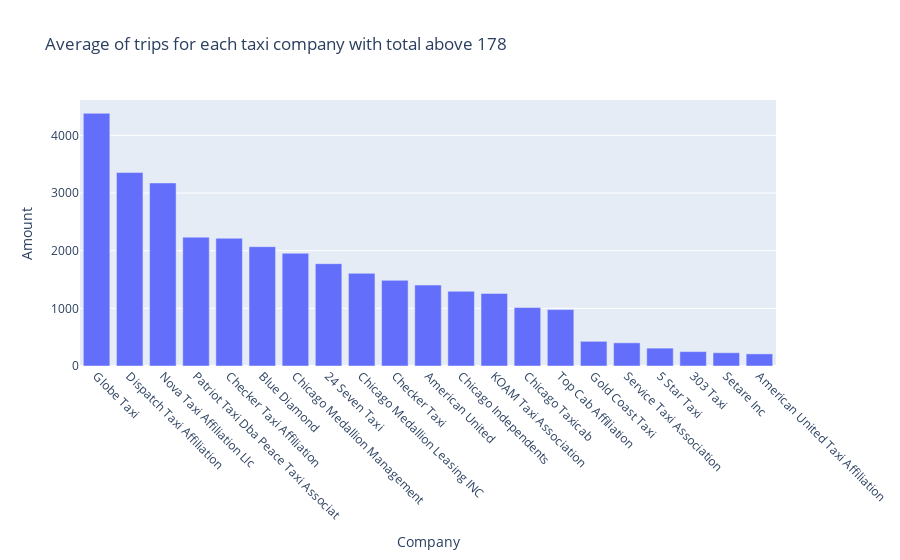

The code cell stored with this chart in its notebook:
### Markdown cell above
In the graph above we can see the taxi companies that were inside of the Q1 and Q2 in our boxplot.

### Code cell
# Taxi Companies
trips_amount_bar_by_box_q3 = px.bar(trips_amount[(trips_amount['trips_amount']>178) & (trips_amount['trips_amount']<5015)],
                          x ='company_name',
                          y ='trips_amount',
                          title = 'Average of trips for each taxi company with total above 178 and less than 5015')

# Updating x_axis and y_axis titles.
trips_amount_bar_by_box_q3.update_layout(xaxis_title='Company',
                               yaxis_title='Amount')

#Updating the x_axes to show all the companies, instead of the default.
trips_amount_bar_by_box_q3.update_xaxes(tickmode='linear',
                             dtick=1,
                             tickangle=45)

### Figure 1 — Plotly figure (JSON) as saved in the notebook; plotly's stock layout.template omitted (floating-point values rounded to 4 significant figures)
{"data": [{"alignmentgroup": "True", "hovertemplate": "company_name=%{x}<br>trips_amount=%{y}<extra></extra>", "legendgroup": "", "marker": {"color": "#636efa", "pattern": {"shape": ""}}, "name": "", "offsetgroup": "", "orientation": "v", "showlegend": false, "textposition": "auto", "type": "bar", "x": ["Globe Taxi", "Dispatch Taxi Affiliation", "Nova Taxi Affiliation Llc", "Patriot Taxi Dba Peace Taxi Associat", "Checker Taxi Affiliation", "Blue Diamond", "Chicago Medallion Management", "24 Seven Taxi", "Chicago Medallion Leasing INC", "Checker Taxi", "American United", "Chicago Independents", "KOAM Taxi Association", "Chicago Taxicab", "Top Cab Affiliation", "Gold Coast Taxi", "Service Taxi Association", "5 Star Taxi", "303 Taxi", "Setare Inc", "American United Taxi Affiliation"], "xaxis": "x", "y": [4383, 3355, 3175, 2235, 2216, 2070, 1955, 1775, 1607, 1486, 1404, 1296, 1259, 1014, 978, 428, 402, 310, 250, 230, 210], "yaxis": "y"}], "layout": {"barmode": "relative", "legend": {"tracegroupgap": 0}, "title": {"text": "Average of trips for each taxi company with total above 178"}, "xaxis": {"anchor": "y", "domain": [0, 1], "dtick": 1, "tickangle": 45, "tickmode": "linear", "title": {"text": "Company"}}, "yaxis": {"anchor": "x", "domain": [0, 1], "title": {"text": "Amount"}}}}
